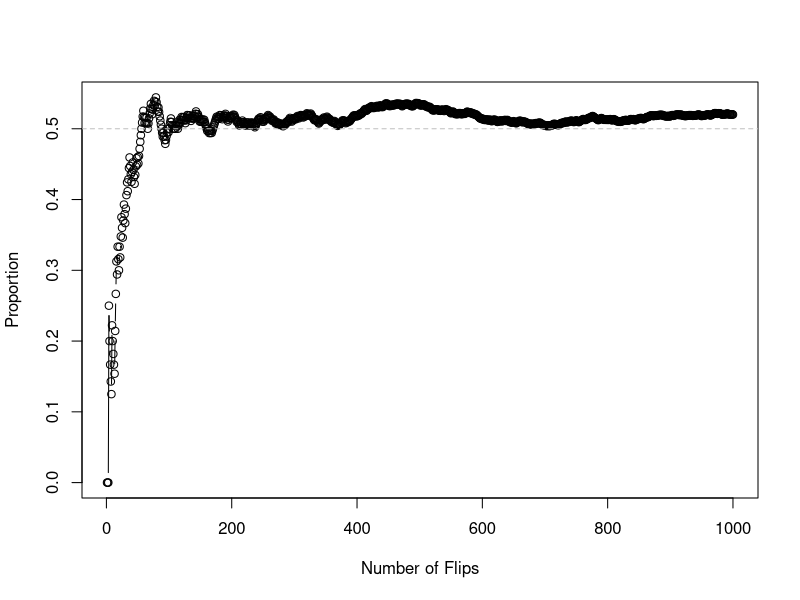

Source code (R): (Note: this script raises an error after producing the figure.)
## ---- chunk 1
## Set the random seed
set.seed(1010)

## Flip a coin one time. The 'size' argument tells R to sample just once.
sample(c(0, 1), size = 1)

## Flip a coin 10 times. The `replace = TRUE` argument tells R to sample from 
## both 0 and 1 each time.
sample(c(0, 1), size = 10, replace = TRUE)
## ---- chunk 2
S <- 1000
heads <- sample(c(0, 1), size = S, replace = TRUE)
p_running <- cumsum(heads) / (1:S)

plot(1:S, p_running, xlab = "Number of Flips", ylab = "Proportion", type = "b")
abline(0.5, 0, lty = 2, col = "grey")
## ---- chunk 3
knitr::include_graphics("figures/venn_1.png")
## ---- chunk 4
knitr::include_graphics("figures/venn_2.png")
## ---- chunk 5
knitr::include_graphics("figures/comp_system_1.png")
## ---- chunk 6
knitr::include_graphics("figures/venn_3.png")
## ---- chunk 7
factorial(6) / (factorial(2) * factorial(4))
choose(6, 2)
## ---- chunk 8
knitr::include_graphics("figures/tree_1.png")
## ---- chunk 9
knitr::include_graphics("figures/partition_event.png")
## ---- chunk 10
knitr::include_graphics("figures/comp_system_2.png")
